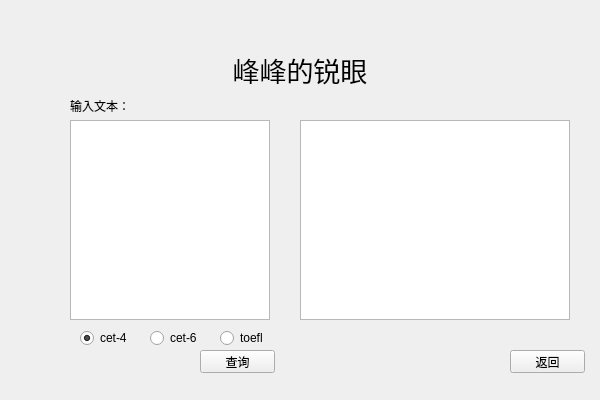
<?xml version="1.0" encoding="UTF-8"?>
<ui version="4.0">
 <class>Q_Textsearching</class>
 <widget class="QWidget" name="Q_Textsearching">
  <property name="geometry">
   <rect>
    <x>0</x>
    <y>0</y>
    <width>600</width>
    <height>400</height>
   </rect>
  </property>
  <property name="windowTitle">
   <string>千词斩 Version 1.0</string>
  </property>
  <widget class="QPlainTextEdit" name="line_Text">
   <property name="geometry">
    <rect>
     <x>70</x>
     <y>120</y>
     <width>200</width>
     <height>200</height>
    </rect>
   </property>
  </widget>
  <widget class="QTableWidget" name="tableWidget">
   <property name="enabled">
    <bool>true</bool>
   </property>
   <property name="geometry">
    <rect>
     <x>300</x>
     <y>120</y>
     <width>270</width>
     <height>200</height>
    </rect>
   </property>
  </widget>
  <widget class="QLabel" name="label">
   <property name="geometry">
    <rect>
     <x>150</x>
     <y>30</y>
     <width>300</width>
     <height>80</height>
    </rect>
   </property>
   <property name="font">
    <font>
     <family>微软雅黑</family>
     <pointsize>20</pointsize>
    </font>
   </property>
   <property name="text">
    <string>峰峰的锐眼</string>
   </property>
   <property name="alignment">
    <set>Qt::AlignCenter</set>
   </property>
  </widget>
  <widget class="QLabel" name="label_2">
   <property name="geometry">
    <rect>
     <x>70</x>
     <y>100</y>
     <width>100</width>
     <height>12</height>
    </rect>
   </property>
   <property name="text">
    <string>输入文本：</string>
   </property>
  </widget>
  <widget class="QRadioButton" name="radio_cet4">
   <property name="geometry">
    <rect>
     <x>80</x>
     <y>330</y>
     <width>90</width>
     <height>16</height>
    </rect>
   </property>
   <property name="toolTipDuration">
    <number>-1</number>
   </property>
   <property name="text">
    <string>cet-4</string>
   </property>
   <property name="checked">
    <bool>true</bool>
   </property>
  </widget>
  <widget class="QRadioButton" name="radio_cet6">
   <property name="geometry">
    <rect>
     <x>150</x>
     <y>330</y>
     <width>90</width>
     <height>16</height>
    </rect>
   </property>
   <property name="text">
    <string>cet-6</string>
   </property>
  </widget>
  <widget class="QRadioButton" name="radio_toefl">
   <property name="geometry">
    <rect>
     <x>220</x>
     <y>330</y>
     <width>90</width>
     <height>16</height>
    </rect>
   </property>
   <property name="text">
    <string>toefl</string>
   </property>
  </widget>
  <widget class="QPushButton" name="button_Search">
   <property name="geometry">
    <rect>
     <x>200</x>
     <y>350</y>
     <width>75</width>
     <height>23</height>
    </rect>
   </property>
   <property name="text">
    <string>查询</string>
   </property>
  </widget>
  <widget class="QPushButton" name="button_Back">
   <property name="geometry">
    <rect>
     <x>510</x>
     <y>350</y>
     <width>75</width>
     <height>23</height>
    </rect>
   </property>
   <property name="text">
    <string>返回</string>
   </property>
  </widget>
 </widget>
 <layoutdefault spacing="6" margin="11"/>
 <resources/>
 <connections/>
</ui>
